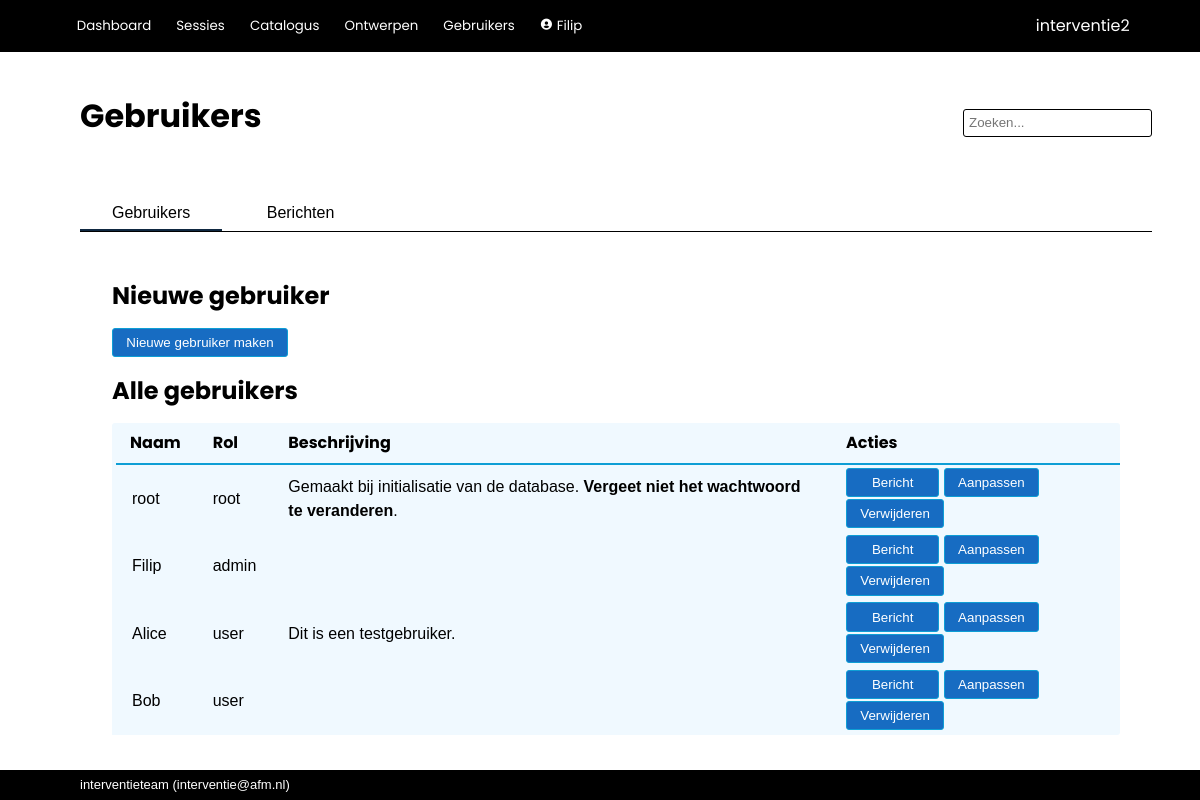
The app's page /admin/users (signed in) with its own data.
### interventie2/models.py (models this page shows, shortened)
class User(db.Model, UserMixin):
    __tablename__ = 'users'
    id            = db.Column(db.Integer, primary_key=True)
    name          = db.Column(db.String(80), nullable=False, unique=True)
    password      = db.Column(db.String(200), nullable=False)
    role_id       = db.Column(db.Integer, db.ForeignKey('roles.id'), nullable=False, default=4) #references roles.id
    description   = db.Column(db.String(2000), nullable=False, default="")
    email         = db.Column(db.String(254))
    link          = db.Column(db.String(1000))
    active        = db.Column(db.Boolean, nullable=False, default=True)
    date_created  = db.Column(db.DateTime(timezone=True), server_default=func.now())
    last_seen     = db.Column(db.DateTime(timezone=True), server_default=func.now())
    role = relationship('Role')
    messages = relationship('Message', back_populates='recipient', foreign_keys="Message.recipient_id", cascade='all, delete-orphan')
    messages_sent = relationship('Message', back_populates='sender', foreign_keys="Message.sender_id")
    worksession = relationship('Worksession', back_populates='creator')
    plan = relationship('Plan', back_populates='creator')
    allowed_worksessions = relationship('Worksession', secondary='worksession_access', back_populates='allowed_users')
    owned_instruments = relationship('Instrument', back_populates='owner')
    def unread_messages(self):
        return sum(1 for message in self.messages if (message.unread) and (message.deliver_after.date() <= date.today()))
    def unread_message_alert(self):
        return self.unread_messages() > 0

class Role(db.Model):
    __tablename__  = 'roles'
    id             = db.Column(db.Integer, primary_key=True) #1=root 2=admin, 3=maintainer, 4=user, 5=demo
    name           = db.Column(db.String(20), nullable=False, unique=True)
    see_app_info   = db.Column(db.Boolean)
    see_all_worksessions = db.Column(db.Boolean)
    edit_catalog   = db.Column(db.Boolean)
    edit_questionnaire = db.Column(db.Boolean)
    edit_users     = db.Column(db.Boolean)
    demo           = db.Column(db.Boolean)

### interventie2/admin/routes.py (the view)
@admin.route('/users', methods=['GET', 'POST'])
@login_required
def index():
    if not current_user.role.edit_users:
        return redirect(url_for('main.index'))
    list_of_users = User.query.order_by(User.id)
    messages = Message.query.order_by(Message.id)
    return render_template('admin/index.html', users=list_of_users, messages=messages)

### interventie2/models.py (called while the page is built)
@login_manager.user_loader
def load_user(user_id):
    return User.query.get(user_id)

### interventie2/admin/templates/admin/index.html (shortened to what this page needs)
{% extends 'base.html' %}
{% block page_title %}
    Gebruikers
{% endblock %}
{% block tabs %}
    <div class="tab_bar">
        <button class="tablinks" onclick="switch_tab(event, 'adm_users')" id="defaultOpen">Gebruikers</button>
        <button class="tablinks" onclick="switch_tab(event, 'adm_messages')">Berichten</button>
    </div>
{% endblock %}
{% block body %}
<div id="adm_users" class="tabcontent">
    <div class="text_area">
        {% if current_user.role.edit_users %}
            <h1>Nieuwe gebruiker</h1>
            <button><a href="{{ url_for('admin.register') }}">Nieuwe gebruiker maken</a></button>
        {% endif %}
        <h1>Alle gebruikers</h1>
        <table class="sortable">
            <thead>
                <tr>
                    <th>Naam</th>
                    <th>Rol</th>
                    <th>Beschrijving</th>
                    <th>Acties</th>
                </tr>
            </thead>
            <tbody>
                {% for user in users %}
                    <tr>
                        <td><a href="{{ url_for('admin.user', id=user.id) }}">{{ user.name }}</a></td>
                        <td><a href="{{ url_for('admin.roles') }}">{{ user.role.name }}</a></td>
                        <td>{{ user.description | escape | truncate(100) | markdown }}</td>
                        <td>
                            <a href="{{ url_for('admin.new_message', recipient_id=user.id) }}"><button>Bericht</button></a>
                            <a href="{{ url_for('admin.edit_user', user_id=user.id) }}"><button>Aanpassen</button></a>
                            <button>{{ macro.confirm_redirect( "Verwijderen", user.name+" verwijderen?", url_for('admin.delete_user', user_id=user.id) ) }}</button>
                        </td>
                    </tr>
                {% endfor %}
            </tbody>
        </table>
    </div>
</div>
{% endblock %}

### interventie2/templates/base.html (shortened to what this page needs)
<!DOCTYPE html>
<html lang="en">
    <head>
        <link rel="stylesheet" href="{{ url_for('static', filename='css/styles.css')}}">
        <link href="https://unpkg.com/boxicons@2.1.2/css/boxicons.min.css" rel="stylesheet">
    </head>
    <body>
        {% import 'jinja_macros.html' as macro %}
        <header>
            <div class="logo">{{ config['APP_NAME'] }}</div>
            <div class="modes">
                {% if current_user.is_authenticated %}
                    <button>
                        <a href="{{ url_for('main.index') }}">Dashboard</a>
                    </button>
                    <button>
                        <a href="{{ url_for('main.worksessions') }}">Sessies</a>
                    </button>
                    <button>
                        <a href="{{ url_for('catalog.index') }}">Catalogus</a>
                    </button>
                    {% if current_user.role.edit_questionnaire %}
                        <button>
                            <a href="{{ url_for('tools.index') }}">Ontwerpen</a>
                        </button>
                    {% endif %}
                    {% if current_user.role.edit_users %}
                        <button>
                            <a href="{{ url_for('admin.index') }}">Gebruikers</a>
                        </button>
                    {% endif %}
                    <button>
                        <a href="{{ url_for('admin.user', id=current_user.id) }}"><i class='bx bxs-user-circle'></i>
                            {{ current_user.name }}
                        </a>
                    </button>
                {% else %}
                    <button>
                        <a href="{{ url_for('main.login') }}">Login</a>
                    </button>
                {% endif %}
            </div>
        </header>
        <nav>
            <div class="title">{% block page_title %}{% endblock %}</div>
            {% if current_user.is_authenticated %}
                <form action="/analysis/search" method="get" class="search">
                    <input id="search" type="search"  name="q" value="{{ request.args.get('q') or '' }}" placeholder="Zoeken...">
                </form>
            {% endif %}
            <div class="tabs">{% block tabs %}{% endblock %}</div>
        </nav>
        <main>
            <section>{% block body %}{% endblock %}</section>
        </main>
        <footer>{{ config['MAINTAINER'] }} (<a href="mailto:{{ config['MAINTAINER_EMAIL'] }}">{{ config['MAINTAINER_EMAIL'] }}</a>)</footer>
    </body>
</html>

### interventie2/templates/jinja_macros.html (shortened to what this page needs)
{% macro confirm_redirect(link_name, message, address) %}
    <a href="#" onclick="
        var message = &quot; {{ message }} &quot; ;
        var address = &quot; {{ address }} &quot; ;
        var result = confirm(message);
        if (result == true) { window.location.href = address } ;
        return false;
        ">
        {{ link_name }}
    </a>
{%- endmacro %}

### interventie2/static/css/styles.css (style rules this page uses)
:root { --dark-blue: #0f2841; --light-blue: #0e9ed5; --green: #3b7d23; --red: red; --highlight: #195fa6; --mid-grey: #0e9ed5; --object: #f0f9ff; --alert: red; --button-bg: #176cc2; --button-fg: white; }
html, body { font-family: sans-serif; line-height: 1.5em; padding: 0px; margin: 0px; }
p { padding-top: 0 !important; padding-bottom: 0 !important; margin-top: 0px; margin-bottom: 0px; }
a { color: inherit; text-decoration: none; }
h1, h2, h3 { font-family: "Poppins", sans-serif; }
h1 { font-size: x-large; }
button { border: 1px solid var(--mid-grey); background-color: var(--button-bg); color: var(--button-fg); min-height: 2.2em; border-radius: 3px; min-width: 7em; padding-left: 1em; padding-right: 1em; margin-bottom: 2px; }
button a { text-decoration: none; }
input { background-color: white;; border: 1px solid var(--mid-grey); font-size: inherit; min-height: 1.7rem; margin-bottom: 2px; }
table { background: var(--object); border-radius: 3px; border-collapse: collapse; }
thead { border-bottom: solid 2px var(--light-blue); }
th { border-bottom: 1px solid white; color: black; font-weight: bold; font-family: "Poppins", sans-serif; padding: 0.5em 1em; text-align: left; }
td { padding: 0.15em 1em; }
tbody tr { border-left: 4px solid var(--object); transition:all 0.25s ease; }
body { display: grid; height: 100vh; grid-template-rows: min-content min-content auto min-content; grid-template-areas: "header" "nav" "main" "footer"; }
header { grid-area: header; background-color: black; display: grid; grid-template-columns: auto min-content; grid-template-rows: auto; grid-template-areas: "modes logo"; color: white; align-items: center; padding: 0.6rem 4.4rem; font-family: "Poppins", sans-serif; }
header a { text-decoration: none; font-family: "Poppins", sans-serif; }
.logo { grid-area: logo; }
.modes { grid-area: modes; padding: 0px; margin: 0px; }
.modes button { background: inherit; outline: none; cursor: pointer; padding: 0.4rem 0.4rem; margin: 0 0.5rem 0 0; border: none; border-radius: 0px; color: white; font-family: "Poppins", sans-serif; font-size: smaller; min-width: 0; }
.modes a { text-decoration: none; }
nav { grid-area: nav; display: grid; grid-template-columns: 1fr auto; grid-template-areas: "title search" "steps steps" "tabs tabs "; align-items: center; margin: 3rem 3rem 1rem 5rem; }
.title { grid-area: title; font-family: "Poppins", sans-serif; color: black; font-size: xx-large; font-weight: bold; padding: 0 0 1rem 0; line-height: 1em; }
.search { grid-area: search; display: flex; align-items: center; text-decoration: none; border: none; }
.search input { background-color: white;; border: 1px solid black; border-radius: 3px; padding: 5px; font-size: smaller; height: 1.7rem; }
.tabs { grid-area: tabs; display: flex; padding-top: 3rem; overflow: hidden; font-size: inherit; border-bottom: 1px solid black; }
.tabs button { background: inherit; color: black; outline: none; cursor: pointer; padding: 0rem 2rem 0rem 2rem; margin: 0 0.5rem 0 0; border: none; border-radius: 0px; font-size: inherit; width: auto; border-bottom: solid 2px white; }
.tabs button.active_tab { border-bottom: solid 2px var(--dark-blue); }
main { grid-area: main; padding: 1rem 5rem; display: grid; grid-template-columns: min-content 100%; grid-template-areas: "aside section "; overflow-y: auto; }
section { grid-area: section; padding: 0; margin-left: 1rem; margin-right: 1rem; }
footer { grid-area: footer; background-color: black; color: white; align-items: center; padding: 0.2rem 5rem; font-size: small; }
.text_area { width: 100%; padding: 0 1em 1em 1em; background-color: white; border-radius: 3px; }
.tabcontent { width: 100%; }

### records on screen
User: name "Filip", role.name "admin", link_name "Verwijderen"
User: name "root", role.name "root", description "Gemaakt bij initialisatie van de database. Vergeet niet het wachtwoord te veranderen .", link_name "Verwijderen", MAINTAINER_EMAIL "interventie@afm.nl"
User: name "Alice", role.name "user", description "Dit is een testgebruiker.", link_name "Verwijderen"
User: name "Bob", role.name "user", link_name "Verwijderen"

### other values on screen
{{ config['APP_NAME'] }} "interventie2"
{{ config['MAINTAINER'] }} "interventieteam"
